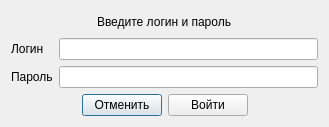
<?xml version="1.0" encoding="UTF-8"?>
<ui version="4.0">
 <class>databaseloginwindow</class>
 <widget class="QDialog" name="databaseloginwindow">
  <property name="geometry">
   <rect>
    <x>0</x>
    <y>0</y>
    <width>329</width>
    <height>127</height>
   </rect>
  </property>
  <property name="windowTitle">
   <string>Dialog</string>
  </property>
  <layout class="QVBoxLayout" name="verticalLayout_2">
   <item>
    <layout class="QVBoxLayout" name="verticalLayout">
     <item>
      <layout class="QHBoxLayout" name="horizontalLayout">
       <item>
        <spacer name="horizontalSpacer_3">
         <property name="orientation">
          <enum>Qt::Horizontal</enum>
         </property>
         <property name="sizeHint" stdset="0">
          <size>
           <width>40</width>
           <height>20</height>
          </size>
         </property>
        </spacer>
       </item>
       <item>
        <widget class="QLabel" name="label_3">
         <property name="text">
          <string>Введите логин и пароль</string>
         </property>
        </widget>
       </item>
       <item>
        <spacer name="horizontalSpacer_4">
         <property name="orientation">
          <enum>Qt::Horizontal</enum>
         </property>
         <property name="sizeHint" stdset="0">
          <size>
           <width>40</width>
           <height>20</height>
          </size>
         </property>
        </spacer>
       </item>
      </layout>
     </item>
     <item>
      <layout class="QFormLayout" name="formLayout">
       <item row="0" column="0">
        <widget class="QLabel" name="label">
         <property name="text">
          <string>Логин</string>
         </property>
        </widget>
       </item>
       <item row="0" column="1">
        <widget class="QLineEdit" name="lineEdit"/>
       </item>
       <item row="1" column="0">
        <widget class="QLabel" name="label_2">
         <property name="text">
          <string>Пароль</string>
         </property>
        </widget>
       </item>
       <item row="1" column="1">
        <widget class="QLineEdit" name="lineEdit_2"/>
       </item>
      </layout>
     </item>
     <item>
      <layout class="QHBoxLayout" name="horizontalLayout_2">
       <item>
        <spacer name="horizontalSpacer">
         <property name="orientation">
          <enum>Qt::Horizontal</enum>
         </property>
         <property name="sizeHint" stdset="0">
          <size>
           <width>40</width>
           <height>20</height>
          </size>
         </property>
        </spacer>
       </item>
       <item>
        <widget class="QPushButton" name="pushButton">
         <property name="text">
          <string>Отменить</string>
         </property>
        </widget>
       </item>
       <item>
        <widget class="QPushButton" name="pushButton_2">
         <property name="text">
          <string>Войти</string>
         </property>
        </widget>
       </item>
       <item>
        <spacer name="horizontalSpacer_2">
         <property name="orientation">
          <enum>Qt::Horizontal</enum>
         </property>
         <property name="sizeHint" stdset="0">
          <size>
           <width>40</width>
           <height>20</height>
          </size>
         </property>
        </spacer>
       </item>
      </layout>
     </item>
    </layout>
   </item>
  </layout>
 </widget>
 <resources/>
 <connections/>
</ui>
